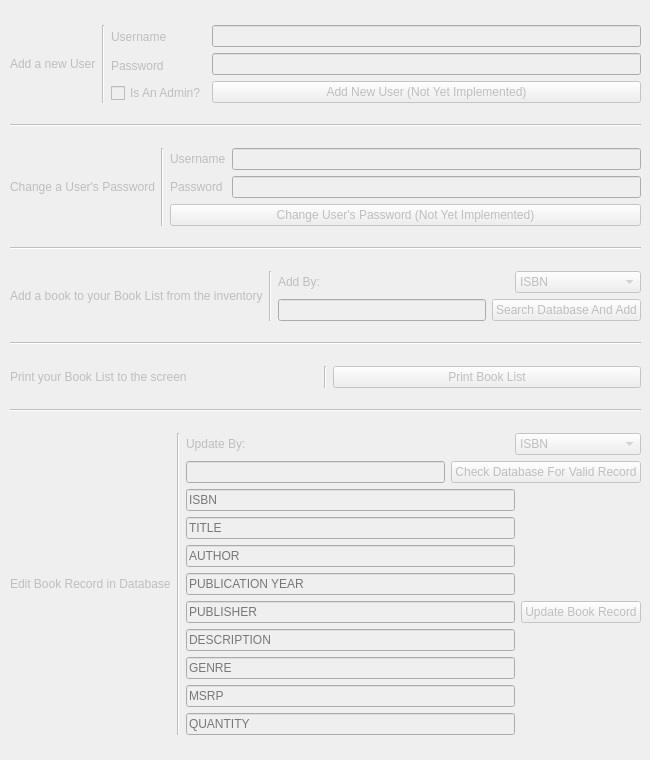
         <widget class="QWidget" name="tabAdminMenu">
          <property name="enabled">
           <bool>false</bool>
          </property>
          <attribute name="title">
           <string>Admin Menu</string>
          </attribute>
          <widget class="QWidget" name="verticalLayoutWidget_8">
           <property name="geometry">
            <rect>
             <x>10</x>
             <y>10</y>
             <width>631</width>
             <height>741</height>
            </rect>
           </property>
           <layout class="QVBoxLayout" name="verticalLayout_14">
            <item>
             <layout class="QHBoxLayout" name="horizontalLayout_27">
              <item>
               <widget class="QLabel" name="label_6">
                <property name="text">
                 <string>Add a new User</string>
                </property>
               </widget>
              </item>
              <item>
               <widget class="Line" name="line_33">
                <property name="orientation">
                 <enum>Qt::Vertical</enum>
                </property>
               </widget>
              </item>
              <item>
               <layout class="QVBoxLayout" name="verticalLayout_16">
                <item>
                 <layout class="QHBoxLayout" name="horizontalLayout_11">
                  <item>
                   <layout class="QVBoxLayout" name="verticalLayout_17">
                    <item>
                     <widget class="QLabel" name="labelUsernameNewUser">
                      <property name="text">
                       <string>Username</string>
                      </property>
                     </widget>
                    </item>
                    <item>
                     <widget class="QLabel" name="labelPasswordNewUser">
                      <property name="text">
                       <string>Password</string>
                      </property>
                     </widget>
                    </item>
                    <item>
                     <widget class="QCheckBox" name="checkBoxIsAdmin">
                      <property name="text">
                       <string>Is An Admin?</string>
                      </property>
                     </widget>
                    </item>
                   </layout>
                  </item>
                  <item>
                   <layout class="QVBoxLayout" name="verticalLayout_18">
                    <item>
                     <widget class="QLineEdit" name="lineEditNewUserUsername"/>
                    </item>
                    <item>
                     <widget class="QLineEdit" name="lineEditNewUserPassword">
                      <property name="placeholderText">
                       <string/>
                      </property>
                     </widget>
                    </item>
                    <item>
                     <widget class="QPushButton" name="pushButtonAddNewUser">
                      <property name="text">
                       <string>Add New User (Not Yet Implemented)</string>
                      </property>
                     </widget>
                    </item>
                   </layout>
                  </item>
                 </layout>
                </item>
               </layout>
              </item>
             </layout>
            </item>
            <item>
             <widget class="Line" name="line_34">
              <property name="orientation">
               <enum>Qt::Horizontal</enum>
              </property>
             </widget>
            </item>
            <item>
             <layout class="QHBoxLayout" name="horizontalLayout_28">
              <item>
               <widget class="QLabel" name="label_35">
                <property name="text">
                 <string>Change a User's Password</string>
                </property>
               </widget>
              </item>
              <item>
               <widget class="Line" name="line_35">
                <property name="orientation">
                 <enum>Qt::Vertical</enum>
                </property>
               </widget>
              </item>
              <item>
               <layout class="QVBoxLayout" name="verticalLayout_19">
                <item>
                 <layout class="QHBoxLayout" name="horizontalLayout_12">
                  <item>
                   <layout class="QVBoxLayout" name="verticalLayout_20">
                    <item>
                     <widget class="QLabel" name="labelUsernameChangePass">
                      <property name="text">
                       <string>Username</string>
                      </property>
                     </widget>
                    </item>
                    <item>
                     <widget class="QLabel" name="labelPasswordChangePass">
                      <property name="text">
                       <string>Password</string>
                      </property>
                     </widget>
                    </item>
                   </layout>
                  </item>
                  <item>
                   <layout class="QVBoxLayout" name="verticalLayout_21">
                    <item>
                     <widget class="QLineEdit" name="lineEditChangeUserUsername"/>
                    </item>
                    <item>
                     <widget class="QLineEdit" name="lineEditChangeUserPassword">
                      <property name="placeholderText">
                       <string/>
                      </property>
                     </widget>
                    </item>
                   </layout>
                  </item>
                 </layout>
                </item>
                <item>
                 <widget class="QPushButton" name="pushButtonChangeUserPass">
                  <property name="text">
                   <string>Change User's Password (Not Yet Implemented)</string>
                  </property>
                 </widget>
                </item>
               </layout>
              </item>
             </layout>
            </item>
            <item>
             <widget class="Line" name="line_36">
              <property name="orientation">
               <enum>Qt::Horizontal</enum>
              </property>
             </widget>
            </item>
            <item>
             <layout class="QHBoxLayout" name="horizontalLayout_30">
              <item>
               <widget class="QLabel" name="label_39">
                <property name="text">
                 <string>Add a book to your Book List from the inventory</string>
                </property>
               </widget>
              </item>
              <item>
               <widget class="Line" name="line_39">
                <property name="orientation">
                 <enum>Qt::Vertical</enum>
                </property>
               </widget>
              </item>
              <item>
               <layout class="QVBoxLayout" name="verticalLayout_22">
                <item>
                 <layout class="QHBoxLayout" name="horizontalLayout_35">
                  <item>
                   <widget class="QLabel" name="labelAddBy_2">
                    <property name="sizePolicy">
                     <sizepolicy hsizetype="Preferred" vsizetype="Preferred">
                      <horstretch>0</horstretch>
                      <verstretch>0</verstretch>
                     </sizepolicy>
                    </property>
                    <property name="text">
                     <string>Add By: </string>
                    </property>
                   </widget>
                  </item>
                  <item>
                   <widget class="QComboBox" name="comboBoxBookListAddBy">
                    <property name="sizePolicy">
                     <sizepolicy hsizetype="Maximum" vsizetype="Fixed">
                      <horstretch>0</horstretch>
                      <verstretch>0</verstretch>
                     </sizepolicy>
                    </property>
                    <property name="currentIndex">
                     <number>0</number>
                    </property>
                    <item>
                     <property name="text">
                      <string>ISBN</string>
                     </property>
                    </item>
                    <item>
                     <property name="text">
                      <string>Title</string>
                     </property>
                    </item>
                    <item>
                     <property name="text">
                      <string>Author</string>
                     </property>
                    </item>
                    <item>
                     <property name="text">
                      <string>Publication Year</string>
                     </property>
                    </item>
                    <item>
                     <property name="text">
                      <string>Publisher</string>
                     </property>
                    </item>
                    <item>
                     <property name="text">
                      <string>MSRP</string>
                     </property>
                    </item>
                    <item>
                     <property name="text">
                      <string>Quantity On Hand</string>
                     </property>
                    </item>
                   </widget>
                  </item>
                 </layout>
                </item>
                <item>
                 <layout class="QHBoxLayout" name="horizontalLayout_36">
                  <item>
                   <widget class="QLineEdit" name="lineEditSearchDBAddBookList"/>
                  </item>
                  <item>
                   <widget class="QPushButton" name="btnSearchDBAddBookList">
                    <property name="text">
                     <string>Search Database And Add</string>
                    </property>
                   </widget>
                  </item>
                 </layout>
                </item>
               </layout>
              </item>
             </layout>
            </item>
            <item>
             <widget class="Line" name="line_40">
              <property name="orientation">
               <enum>Qt::Horizontal</enum>
              </property>
             </widget>
            </item>
            <item>
             <layout class="QHBoxLayout" name="horizontalLayout_31">
              <item>
               <widget class="QLabel" name="label_41">
                <property name="text">
                 <string>Print your Book List to the screen</string>
                </property>
               </widget>
              </item>
              <item>
               <widget class="Line" name="line_41">
                <property name="orientation">
                 <enum>Qt::Vertical</enum>
                </property>
               </widget>
              </item>
              <item>
               <widget class="QPushButton" name="pushButtonPrintBookList">
                <property name="text">
                 <string>Print Book List</string>
                </property>
               </widget>
              </item>
             </layout>
            </item>
            <item>
             <widget class="Line" name="line_42">
              <property name="orientation">
               <enum>Qt::Horizontal</enum>
              </property>
             </widget>
            </item>
            <item>
             <layout class="QHBoxLayout" name="horizontalLayout_32">
              <item>
               <widget class="QLabel" name="label_43">
                <property name="text">
                 <string>Edit Book Record in Database</string>
                </property>
               </widget>
              </item>
              <item>
               <widget class="Line" name="line_43">
                <property name="orientation">
                 <enum>Qt::Vertical</enum>
                </property>
               </widget>
              </item>
              <item>
               <layout class="QVBoxLayout" name="verticalLayout_7">
                <item>
                 <layout class="QVBoxLayout" name="verticalLayout_24">
                  <item>
                   <layout class="QHBoxLayout" name="horizontalLayout_38">
                    <item>
                     <widget class="QLabel" name="labelAddBy_3">
                      <property name="sizePolicy">
                       <sizepolicy hsizetype="Preferred" vsizetype="Preferred">
                        <horstretch>0</horstretch>
                        <verstretch>0</verstretch>
                       </sizepolicy>
                      </property>
                      <property name="text">
                       <string>Update By: </string>
                      </property>
                     </widget>
                    </item>
                    <item>
                     <widget class="QComboBox" name="comboBoxUpdateBook">
                      <property name="sizePolicy">
                       <sizepolicy hsizetype="Maximum" vsizetype="Fixed">
                        <horstretch>0</horstretch>
                        <verstretch>0</verstretch>
                       </sizepolicy>
                      </property>
                      <property name="currentIndex">
                       <number>0</number>
                      </property>
                      <item>
                       <property name="text">
                        <string>ISBN</string>
                       </property>
                      </item>
                      <item>
                       <property name="text">
                        <string>Title</string>
                       </property>
                      </item>
                      <item>
                       <property name="text">
                        <string>Author</string>
                       </property>
                      </item>
                      <item>
                       <property name="text">
                        <string>Publication Year</string>
                       </property>
                      </item>
                      <item>
                       <property name="text">
                        <string>Publisher</string>
                       </property>
                      </item>
                      <item>
                       <property name="text">
                        <string>MSRP</string>
                       </property>
                      </item>
                      <item>
                       <property name="text">
                        <string>Quantity On Hand</string>
                       </property>
                      </item>
                     </widget>
                    </item>
                   </layout>
                  </item>
                  <item>
                   <layout class="QHBoxLayout" name="horizontalLayout_39">
                    <item>
                     <widget class="QLineEdit" name="lineEditSearchDBUpdateBook"/>
                    </item>
                    <item>
                     <widget class="QPushButton" name="btnSearchDBUpdateBook">
                      <property name="text">
                       <string>Check Database For Valid Record</string>
                      </property>
                     </widget>
                    </item>
                   </layout>
                  </item>
                 </layout>
                </item>
                <item>
                 <layout class="QHBoxLayout" name="horizontalLayout_2">
                  <item>
                   <layout class="QVBoxLayout" name="verticalLayout_5">
                    <item>
                     <widget class="QLineEdit" name="lineEditISBNUpdate">
                      <property name="text">
                       <string/>
                      </property>
                      <property name="placeholderText">
                       <string>ISBN</string>
                      </property>
                     </widget>
                    </item>
                    <item>
                     <widget class="QLineEdit" name="lineEditTITLEUpdate">
                      <property name="text">
                       <string/>
                      </property>
                      <property name="placeholderText">
                       <string>TITLE</string>
                      </property>
                     </widget>
                    </item>
                    <item>
                     <widget class="QLineEdit" name="lineEditAUTHORUpdate">
                      <property name="text">
                       <string/>
                      </property>
                      <property name="placeholderText">
                       <string>AUTHOR</string>
                      </property>
                     </widget>
                    </item>
                    <item>
                     <widget class="QLineEdit" name="lineEditYEARUpdate">
                      <property name="text">
                       <string/>
                      </property>
                      <property name="placeholderText">
                       <string>PUBLICATION YEAR</string>
                      </property>
                     </widget>
                    </item>
                    <item>
                     <widget class="QLineEdit" name="lineEditPUBLISHERUpdate">
                      <property name="text">
                       <string/>
                      </property>
                      <property name="placeholderText">
                       <string>PUBLISHER</string>
                      </property>
                     </widget>
                    </item>
                    <item>
                     <widget class="QLineEdit" name="lineEditDESCUpdate">
                      <property name="text">
                       <string/>
                      </property>
                      <property name="placeholderText">
                       <string>DESCRIPTION</string>
                      </property>
                     </widget>
                    </item>
                    <item>
                     <widget class="QLineEdit" name="lineEditGENREUpdate">
                      <property name="text">
                       <string/>
                      </property>
                      <property name="placeholderText">
                       <string>GENRE</string>
                      </property>
                     </widget>
                    </item>
                    <item>
                     <widget class="QLineEdit" name="lineEditMSRPUpdate">
                      <property name="text">
                       <string/>
                      </property>
                      <property name="placeholderText">
                       <string>MSRP</string>
                      </property>
                     </widget>
                    </item>
                    <item>
                     <widget class="QLineEdit" name="lineEditQUANTITYUpdate">
                      <property name="text">
                       <string/>
                      </property>
                      <property name="placeholderText">
                       <string>QUANTITY</string>
                      </property>
                     </widget>
                    </item>
                   </layout>
                  </item>
                  <item>
                   <widget class="QPushButton" name="pushButtonUpdateBookRecord">
                    <property name="text">
                     <string>Update Book Record</string>
                    </property>
                   </widget>
                  </item>
                 </layout>
                </item>
               </layout>
              </item>
             </layout>
            </item>
           </layout>
          </widget>
         </widget>
